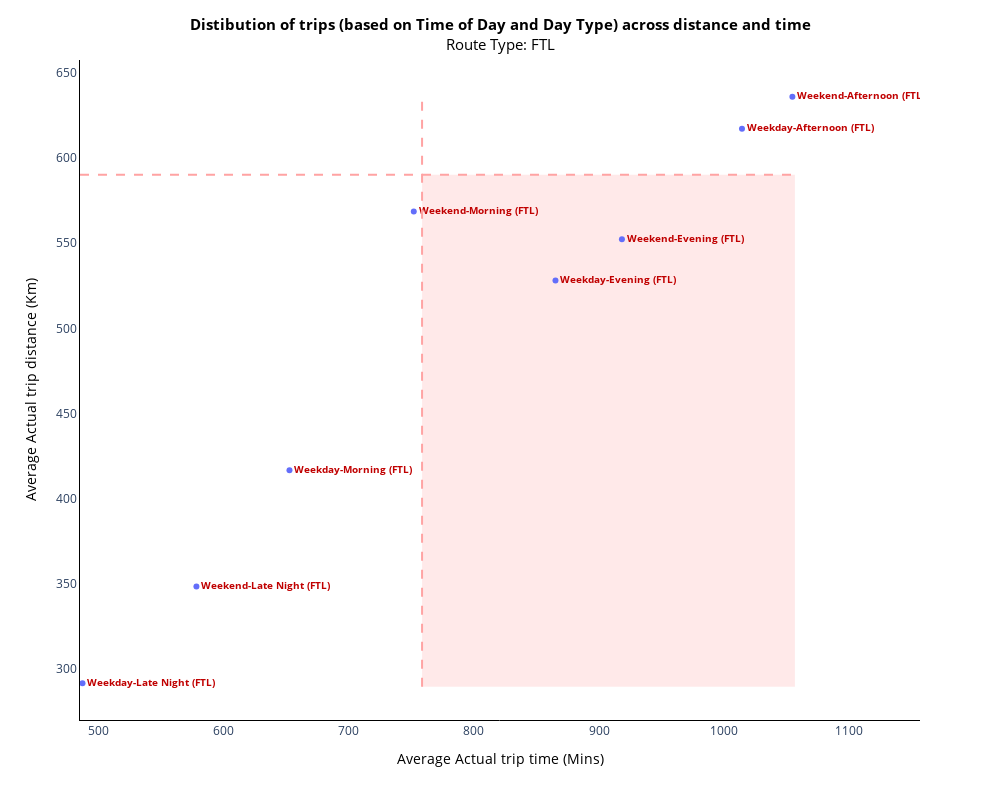

The code cell stored with this chart in its notebook:
### Code cell
def graph2(t11,k,rt,k1):
    t1=t11.copy()
    y0=t1['avg_trip_distance'].min()-2
    y1=t1['avg_trip_distance'].max()+2
    
    x0=t1['avg_start_scan_to_end_scan_calculated'].min()-2
    x1=t1['avg_start_scan_to_end_scan_calculated'].max()+2
    avg_time=t1.avg_start_scan_to_end_scan_calculated.median()-k
    avg_distance=t1.avg_trip_distance.median()+k

    t1['combo']='<b>'+t1['cutoff_is_weekend'].apply(lambda x:'Weekday-' if x==0 else 'Weekend-')+t1['cutoff_time_of_day']+' ('+t1['route_type']+') </b>'
    #t1.loc[~((t1.avg_start_scan_to_end_scan_calculated>=avg_time)&\
     #     (t1.avg_trip_distance<=avg_distance)),'combo']=None
    
    fig=px.scatter(
                data_frame=t1
                , y='avg_trip_distance'
                , x='avg_start_scan_to_end_scan_calculated'
                #, size='total_routes_scaled'
                #, color='Decline'
                #, color_discrete_map=color_map
                , height=800
                , width=1000
                , text='combo'
        
            )
    fig.update_layout(paper_bgcolor='rgba(0,0,0,0)',plot_bgcolor='rgba(0,0,0,0)',
                  xaxis=dict(showgrid=False,title='Average Actual trip time (Mins)'
                             , range=[x0,x1+k1]
                             #, tickvals=x_ticks
                             #, ticktext=["{}%".format(round(i*100,0)) for i in x_ticks]
                              
                            )
                  , xaxis_title_font=dict(color='black',size=14)
                  ,yaxis=dict(showgrid=False,title='Average Actual trip distance (Km)'
                            #, range=[y0-2,y1+2]
                            # , tickvals=y_ticks
                             #, ticktext=["${}".format(i) if i>=0 else "$({})".format(-1*i) for i in y_ticks]
                                )
                 , yaxis_title_font=dict(color='black',size=14)
                 , title={'text':'<b>Distibution of trips (based on Time of Day and Day Type) across distance and time</b><br>Route Type: {}'.format(rt)
                         , 'font':{'size':15,'color':'black'}}
                  ,title_x=0.5
                  #,legend=dict(title='',x=0.025,y=1,orientation='v',traceorder='normal')
                 )
    
    
    
    fig.add_shape(type='line',x0=avg_time,y0=y0,x1=avg_time,y1=y1,line=dict(dash='dash',color='#FFA3A3'))
    fig.add_shape(type='line',x0=x0,y0=avg_distance,x1=x1,y1=avg_distance,line=dict(dash='dash',color='#FFA3A3'))
    
    
    fig.add_shape(type='path',path='M {} {} L {} {} L {} {} L {} {} Z'.format(avg_time,y0
                                                                           ,avg_time,avg_distance
                                                                           ,x1,avg_distance
                                                                           ,x1,y0)
                   ,fillcolor='rgba(255,183,183,0.3)'
                  ,layer='below',line=dict(width=0))
    
    fig.update_traces( textfont_size=10,textposition='middle right',textfont_color='#C00000') #marker=dict(color=fraud_players['color'].values)
                     
    fig.update_xaxes(showline=True,linewidth=1,linecolor='black')
    fig.update_yaxes(showline=True,linewidth=1,linecolor='black')
    pio.write_image(fig,'efficient_{}.png'.format(rt),scale=2)
    fig.show()


graph2(t11,50,'FTL',100)

### Figure 1 — Plotly figure (JSON) as saved in the notebook; plotly's stock layout.template omitted (floating-point values rounded to 4 significant figures)
{"data": [{"hovertemplate": "avg_start_scan_to_end_scan_calculated=%{x}<br>avg_trip_distance=%{y}<br>combo=%{text}<extra></extra>", "legendgroup": "", "marker": {"color": "#636efa", "symbol": "circle"}, "mode": "markers+text", "name": "", "orientation": "v", "showlegend": false, "text": ["<b>Weekday-Afternoon (FTL) </b>", "<b>Weekday-Evening (FTL) </b>", "<b>Weekday-Late Night (FTL) </b>", "<b>Weekday-Morning (FTL) </b>", "<b>Weekend-Afternoon (FTL) </b>", "<b>Weekend-Evening (FTL) </b>", "<b>Weekend-Late Night (FTL) </b>", "<b>Weekend-Morning (FTL) </b>"], "textfont": {"color": "#C00000", "size": 10}, "textposition": "middle right", "type": "scatter", "x": [1014.0, 865.2, 487.1, 652.6, 1055.0, 918.3, 578.2, 751.9], "xaxis": "x", "y": [617.2, 528.1, 291.8, 416.7, 635.9, 552.3, 348.5, 568.6], "yaxis": "y"}], "layout": {"height": 800, "legend": {"tracegroupgap": 0}, "margin": {"t": 60}, "paper_bgcolor": "rgba(0, 0, 0, 0)", "plot_bgcolor": "rgba(0, 0, 0, 0)", "shapes": [{"line": {"color": "#FFA3A3", "dash": "dash"}, "type": "line", "x0": 758.5, "x1": 758.5, "y0": 289.8, "y1": 637.9}, {"line": {"color": "#FFA3A3", "dash": "dash"}, "type": "line", "x0": 485.1, "x1": 1057.0, "y0": 590.2, "y1": 590.2}, {"fillcolor": "rgba(255,183,183,0.3)", "layer": "below", "line": {"width": 0}, "path": "M 758.540740182551 289.78492673315526 L 758.540740182551 590.1820186252194 L 1056.5483405483405 590.1820186252194 L 1056.5483405483405 289.78492673315526 Z", "type": "path"}], "title": {"font": {"color": "black", "size": 15}, "text": "<b>Distibution of trips (based on Time of Day and Day Type) across distance and time</b><br>Route Type: FTL", "x": 0.5}, "width": 1000, "xaxis": {"anchor": "y", "domain": [0, 1], "linecolor": "black", "linewidth": 1, "range": [485.1, 1157.0], "showgrid": false, "showline": true, "title": {"font": {"color": "black", "size": 14}, "text": "Average Actual trip time (Mins)"}, "type": "linear"}, "yaxis": {"anchor": "x", "autorange": true, "domain": [0, 1], "linecolor": "black", "linewidth": 1, "range": [270.2, 657.4], "showgrid": false, "showline": true, "title": {"font": {"color": "black", "size": 14}, "text": "Average Actual trip distance (Km)"}, "type": "linear"}}}
